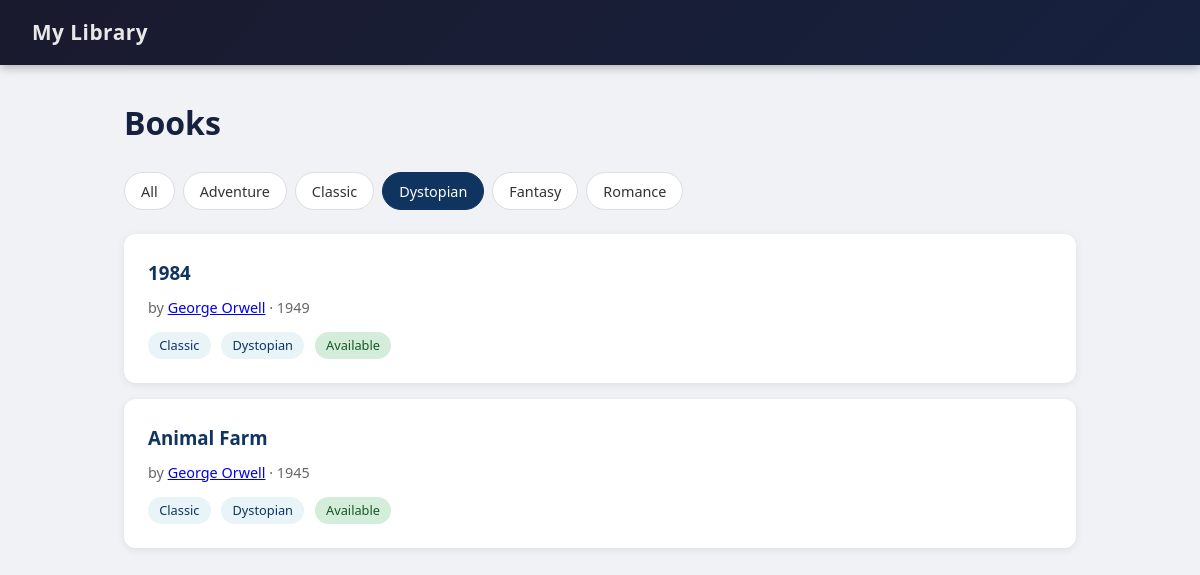
Screenshot of /?genre=Dystopian with the database file from the repository.
### library/models.py (models this page shows, shortened)
class Genre(models.Model):
    name = models.CharField(max_length=100, unique=True)
    class Meta:
        ordering = ['name']

class Book(models.Model):
    title = models.CharField(max_length=200)
    author = models.ForeignKey(Author, on_delete=models.CASCADE, related_name='books')
    genre = models.ManyToManyField(Genre, blank=True, related_name='books')
    published_date = models.DateField(blank=True, null=True)
    isbn = models.CharField('ISBN', max_length=13, blank=True)
    summary = models.TextField(blank=True)
    available = models.BooleanField(default=True)
    created_at = models.DateTimeField(auto_now_add=True)
    class Meta:
        ordering = ['title']

class Author(models.Model):
    first_name = models.CharField(max_length=100)
    last_name = models.CharField(max_length=100)
    birth_date = models.DateField(blank=True, null=True)
    bio = models.TextField(blank=True)
    class Meta:
        ordering = ['last_name', 'first_name']
    def __str__(self):
        return f"{self.first_name} {self.last_name}"

### library/views.py (the view)
# urls.py: path('', views.home, name='home'),
def home(request):
    books = Book.objects.select_related('author').prefetch_related('genre')
    genres = Genre.objects.all()
    genre_filter = request.GET.get('genre')
    if genre_filter:
        books = books.filter(genre__name=genre_filter)
    return render(request, 'library/home.html', {
        'books': books,
        'genres': genres,
        'selected_genre': genre_filter,
    })

### library/templates/library/home.html (shortened to what this page needs)
{% extends "library/base.html" %}
{% block content %}
<h1>Books</h1>
{% if genres %}
<div class="filters">
    <a href="{% url 'library:home' %}" class="{% if not selected_genre %}active{% endif %}">All</a>
    {% for g in genres %}
    <a href="{% url 'library:home' %}?genre={{ g.name }}"
       class="{% if selected_genre == g.name %}active{% endif %}">{{ g.name }}</a>
    {% endfor %}
</div>
{% endif %}
{% for book in books %}
<div class="card">
    <h3><a href="{% url 'library:book_detail' book.pk %}">{{ book.title }}</a></h3>
    <p class="meta">
        by <a href="{% url 'library:author_detail' book.author.pk %}">{{ book.author }}</a>
        {% if book.published_date %} &middot; {{ book.published_date|date:"Y" }}{% endif %}
    </p>
    <div>
        {% for genre in book.genre.all %}
        <span class="badge">{{ genre.name }}</span>
        {% endfor %}
        {% if book.available %}
        <span class="badge badge-available">Available</span>
        {% else %}
        <span class="badge badge-unavailable">Checked out</span>
        {% endif %}
    </div>
</div>
{% empty %}
<div class="card">
    <p>No books in the library yet. <a href="/admin/">Add some via the admin panel.</a></p>
</div>
{% endfor %}
{% endblock %}

### library/templates/library/base.html (style rules this page uses)
*, *::before, *::after { box-sizing: border-box; margin: 0; padding: 0; }
body { font-family: 'Segoe UI', system-ui, -apple-system, sans-serif; background: #f0f2f5; color: #1a1a2e; line-height: 1.6; }
h1 { font-size: 2rem; margin-bottom: 1.5rem; color: #16213e; }
.card { background: #fff; border-radius: 12px; padding: 1.5rem; margin-bottom: 1rem; box-shadow: 0 2px 8px rgba(0,0,0,0.08); transition: transform 0.15s, box-shadow 0.15s; }
.card h3 { margin-bottom: 0.5rem; }
.card h3 a { color: #0f3460; text-decoration: none; }
.meta { color: #666; font-size: 0.9rem; margin-bottom: 0.5rem; }
.badge { display: inline-block; background: #e8f4f8; color: #0f3460; padding: 0.2rem 0.7rem; border-radius: 20px; font-size: 0.8rem; margin-right: 0.4rem; margin-top: 0.3rem; }
.badge-available { background: #d4edda; color: #155724; }
.filters { display: flex; flex-wrap: wrap; gap: 0.5rem; margin-bottom: 1.5rem; }
.filters a { padding: 0.4rem 1rem; border-radius: 20px; text-decoration: none; font-size: 0.9rem; background: #fff; color: #333; border: 1px solid #ddd; transition: all 0.15s; }
.filters a.active { background: #0f3460; color: #fff; border-color: #0f3460; }

### rows the page displays
Genre: name "Adventure"
Genre: name "Classic"
Genre: name "Dystopian"
Genre: name "Fantasy"
Genre: name "Romance"
Book: title "1984", author "George Orwell", published_date "1949", available "Available"
Book: title "Animal Farm", author "George Orwell", published_date "1945", available "Available"
